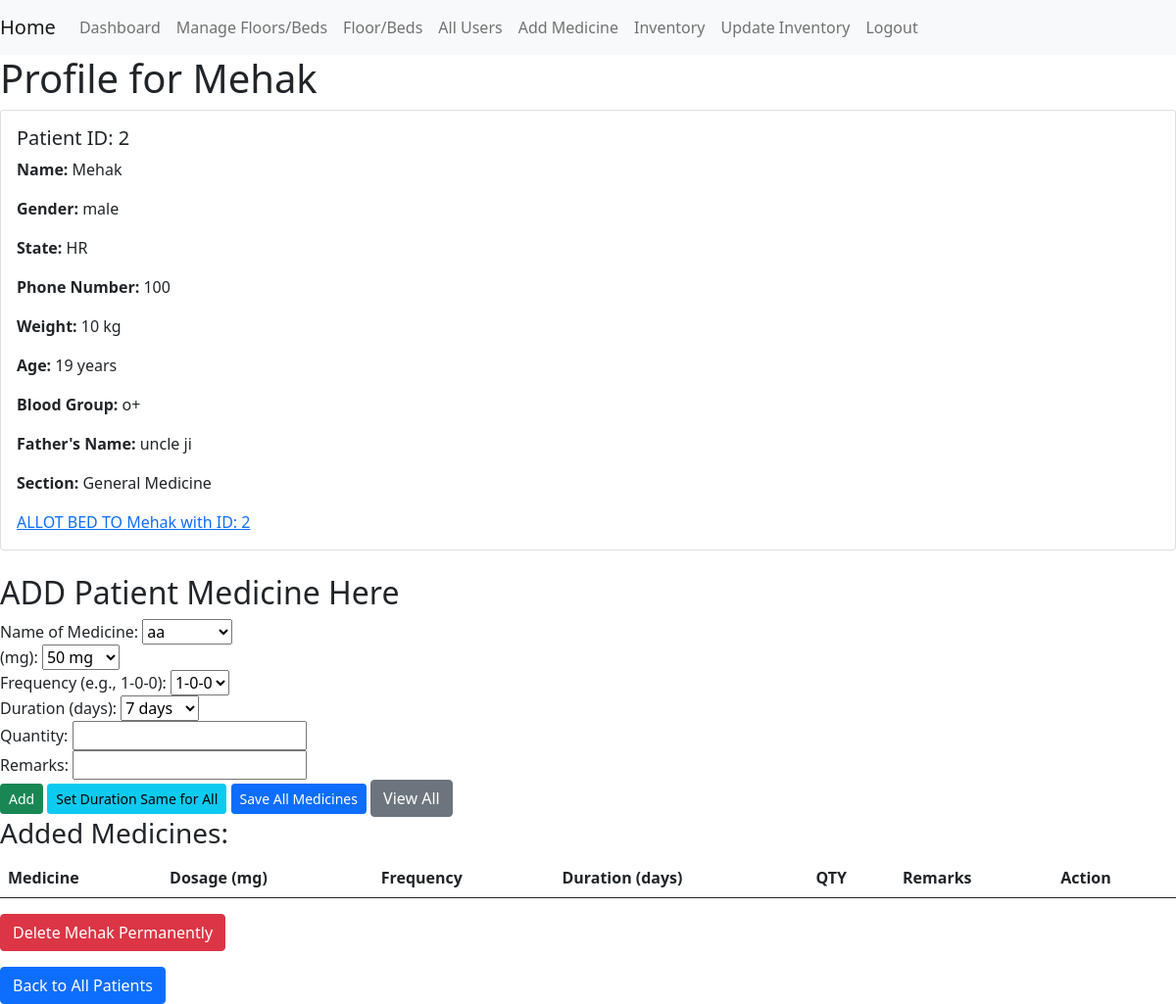
/profilepage/2 (signed in), run on the app's committed database.
### app.py (models this page shows, shortened)
class Patient_profile(db.Model):
    id = db.Column(db.Integer, primary_key=True)
    name = db.Column(db.Text)
    gender = db.Column(db.Text)
    state = db.Column(db.Text)
    phn_no = db.Column(db.Integer)
    weight = db.Column(db.Integer)
    age = db.Column(db.Integer)
    blood_group = db.Column(db.Text)
    fathers_name = db.Column(db.Text)
    section = db.Column(db.Text)
    can_view_records = db.Column(db.Boolean, default=True, nullable=False, server_default='1')  # Add this column
    patient = db.relationship('Beddb', backref='patient_profile', lazy=True)
    medicines = db.relationship('Medicine', backref='patient_profile', lazy=True)

### app.py (the view)
@app.route('/profilepage/<int:id>', methods=['GET', 'POST'])
@login_required
def profilepage(id):
    if id <= 0:
        abort(400, description="Invalid Patient ID")
    patient = Patient_profile.query.get(id)
    if patient is None:
        abort(404, description="No patient found with the given ID")
    medicines = MedicineInventory.query.all()  # Replace with your actual query method
    return render_template('profilepage.html', patient=patient, medicines=medicines)

### app.py (called while the page is built)
@login_manager.user_loader
def load_user(user_id):
    return User.query.get(int(user_id))

### templates/profilepage.html (shortened to what this page needs)
{% extends "base.html" %}
{% block content %}
<h1>Profile for {{ patient.name }}</h1>
<div class="card">
    <div class="card-body">
        <h5 class="card-title">Patient ID: {{ patient.id }}</h5>
        <p class="card-text"><strong>Name:</strong> {{ patient.name }}</p>
        <p class="card-text"><strong>Gender:</strong> {{ patient.gender }}</p>
        <p class="card-text"><strong>State:</strong> {{ patient.state }}</p>
        <p class="card-text"><strong>Phone Number:</strong> {{ patient.phn_no }}</p>
        <p class="card-text"><strong>Weight:</strong> {{ patient.weight }} kg</p>
        <p class="card-text"><strong>Age:</strong> {{ patient.age }} years</p>
        <p class="card-text"><strong>Blood Group:</strong> {{ patient.blood_group }}</p>
        <p class="card-text"><strong>Father's Name:</strong> {{ patient.fathers_name }}</p>
        <p class="card-text"><strong>Section:</strong> {{ patient.section }}</p>
        <a href="{{ url_for('bedinfo') }}">ALLOT BED TO {{ patient.name }} with ID: {{ patient.id }} </a>
    </div>
</div>
<br>
<h2>ADD Patient Medicine Here</h2>
<form id="medicine-form">
    <div class="form-group">
        <label for="med_name">Name of Medicine:</label>
        <select name="med_name" id="med_name" required>
            {% for med in medicines %}
                <option value="{{ med.name }}">{{ med.name }}</option>
            {% endfor %}
        </select>
    </div>
    <div class="form-group">
        <label for="dosage">(mg):</label>
        <select name="dosage" id="dosage" required>
            <option value="50">50 mg</option>
        </select>
    </div>
    <div class="form-group">
        <label for="freq">Frequency (e.g., 1-0-0):</label>
        <select name="freq" id="freq" required>
            <option value="1-0-0">1-0-0</option>
        </select>
    </div>
    <div class="form-group">
        <label for="duration">Duration (days):</label>
        <select name="duration" id="duration" required>
            <option value="7">7 days</option>
        </select>
    </div>
    <div class="form-group">
        <label for="qty">Quantity:</label>
        <input name="qty" id="qty" type="number">
    </div>
    <div class="form-group">
        <label for="remarks">Remarks:</label>
        <input type="text" name="remarks" id="remarks">
    </div>
    <button type="button" id="add-medicine" class="btn btn-sm btn-success">Add</button>
    <button type="button" id="set-duration-same" class="btn btn-sm btn-info">Set Duration Same for All</button>
    <button type="button" id="save-all" class="btn btn-sm btn-primary">Save All Medicines</button>
    <a class="btn btn-secondary" href="{{ url_for('medicine_history', id=patient.id) }}">View All</a>
</form>
<h3>Added Medicines:</h3>
<table id="medicine-table" class="table">
    <thead>
        <tr>
            <th>Medicine</th>
            <th>Dosage (mg)</th>
            <th>Frequency</th>
            <th>Duration (days)</th>
            <th>QTY</th>
            <th>Remarks</th>
            <th>Action</th>
        </tr>
    </thead>
</table>
<form action="{{ url_for('delete_patient_permanently', id=patient.id) }}" method="POST" onsubmit="return confirm('Are you sure you want to delete {{ patient.name }} permanently?');">
    <button type="submit" class="btn btn-danger">Delete {{ patient.name }} Permanently</button>
</form>
<a href="{{ url_for('view_all') }}" class="btn btn-primary mt-3">Back to All Patients</a>
{% endblock %}

### data on the page
Patient_profile: name "Mehak", id "2", gender "male", state "HR", phn_no "100", weight "10", age "19", blood_group "o+", fathers_name "uncle ji", section "General Medicine"

### other printed values
form field med_name "aa"
